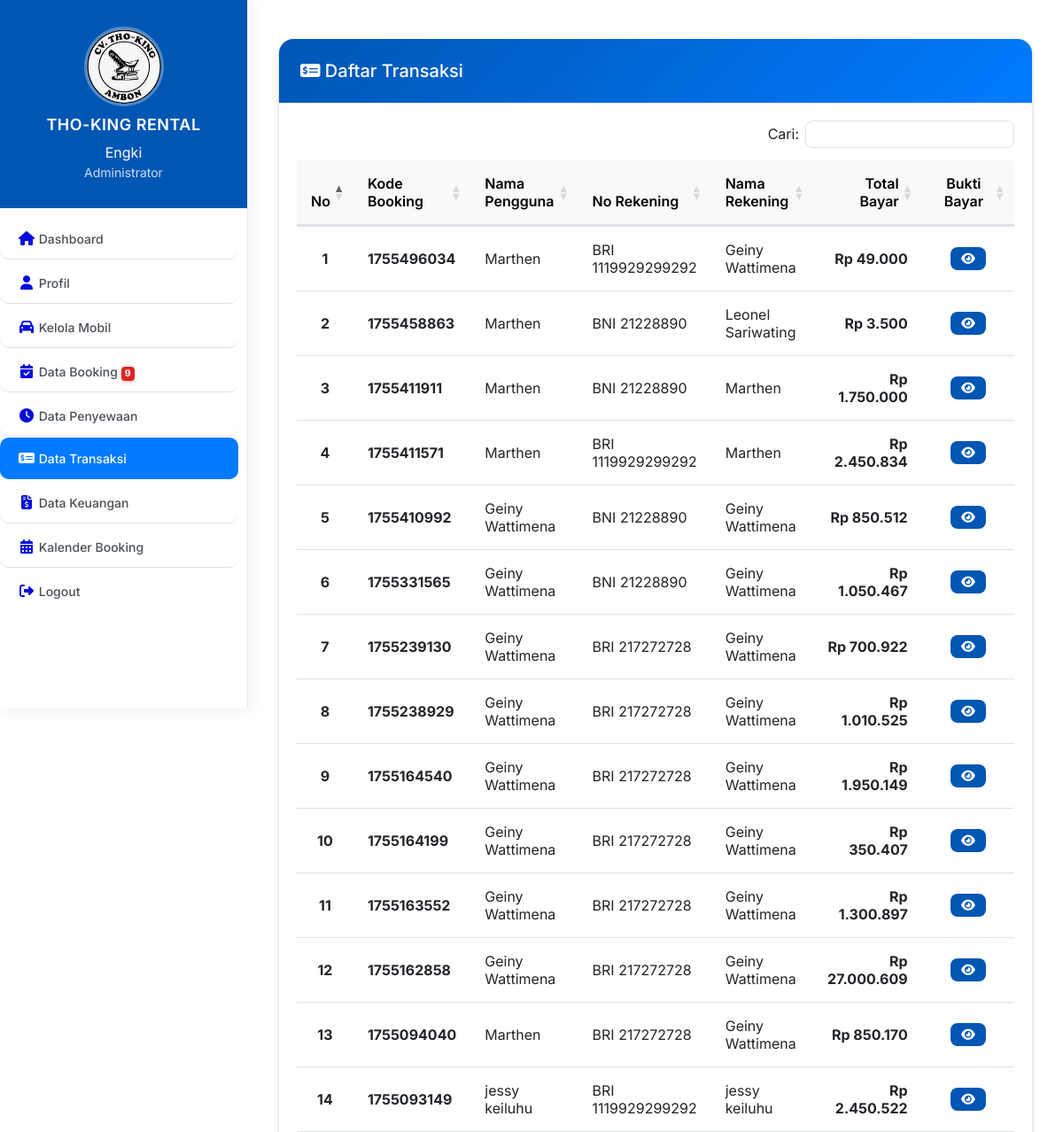
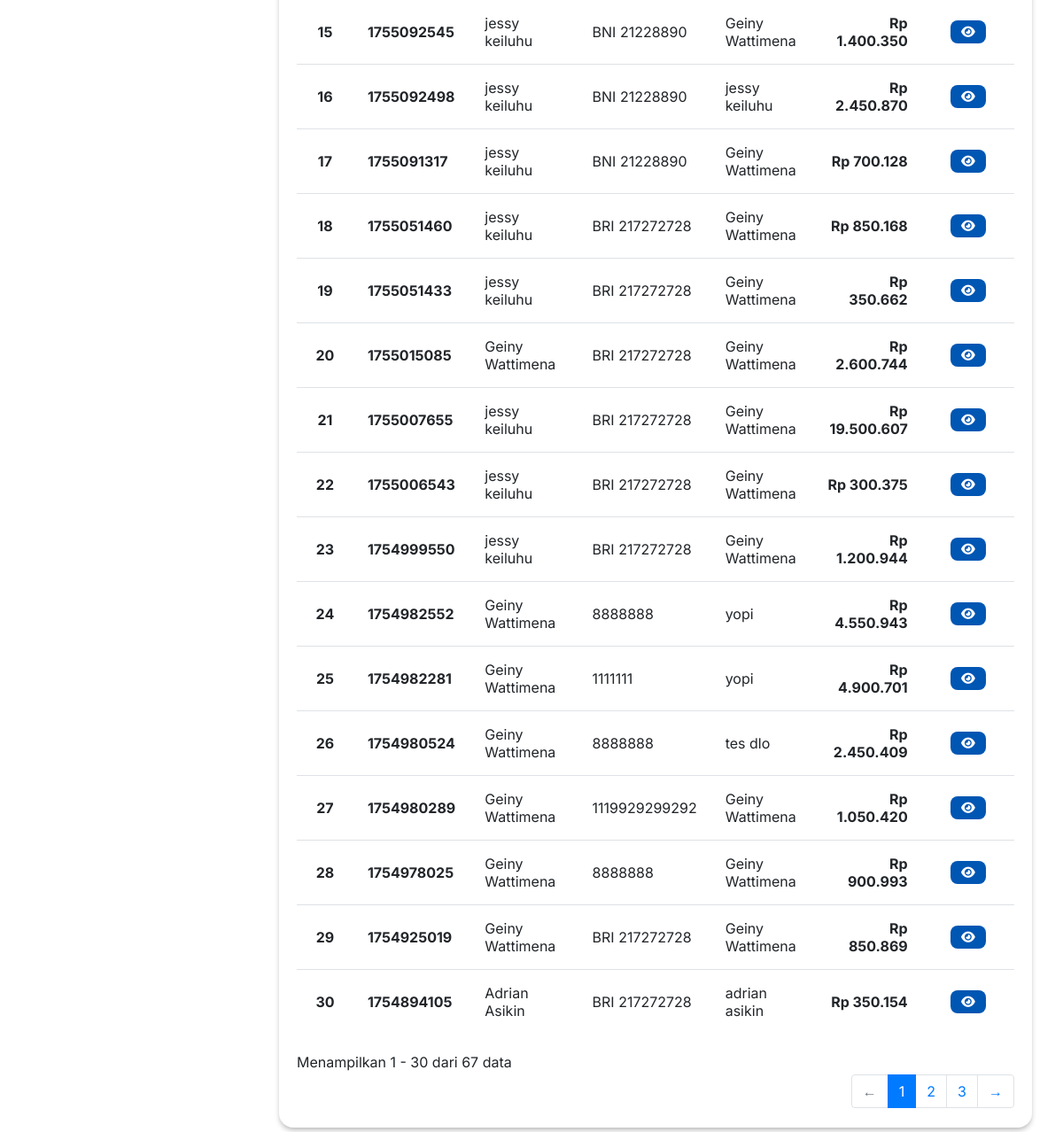
/admin/penyewaan/data_transaksi.php (signed in), run on the app's committed database (2 pictures, top to bottom).
### tables this page shows
CREATE TABLE `pembayaran` (
  `id_pembayaran` int(11) NOT NULL,
  `id_booking` int(11) NOT NULL,
  `no_rekening` varchar(255) NOT NULL,
  `nama_rekening` varchar(255) NOT NULL,
  `bukti_bayar` varchar(255) DEFAULT NULL,
  `nominal` int(255) NOT NULL,
  `tanggal` varchar(255) NOT NULL,
  `status` varchar(50) DEFAULT 'Pending',
  `virtual_account` varchar(255) DEFAULT NULL
);

CREATE TABLE `booking` (
  `id_booking` int(11) NOT NULL,
  `kode_booking` varchar(255) NOT NULL,
  `id_login` int(11) NOT NULL,
  `id_mobil` int(11) DEFAULT NULL,
  `ktp` varchar(255) NOT NULL,
  `nama` varchar(255) NOT NULL,
  `alamat` varchar(255) NOT NULL,
  `no_tlp` varchar(15) NOT NULL,
  `tanggal` varchar(255) NOT NULL,
  `lama_sewa` int(11) NOT NULL,
  `waktu_sewa` varchar(50) DEFAULT NULL,
  `metode_pengambilan` enum('diantar','ambil_sendiri') NOT NULL,
  `total_harga` int(11) NOT NULL,
  `konfirmasi_pembayaran` varchar(255) NOT NULL,
  `status_admin` enum('belum_dibaca','dibaca') DEFAULT 'belum_dibaca',
  `tgl_input` varchar(255) NOT NULL,
  `bukti_transfer` varchar(255) NOT NULL,
  `created_at` datetime NOT NULL DEFAULT current_timestamp(),
  `updated_at` datetime DEFAULT NULL ON UPDATE current_timestamp()
);

### admin/penyewaan/data_transaksi.php (the view, shortened to what this page needs)
<?php
require __DIR__ . '/../../koneksi/koneksi.php';
$data = $koneksi->query("
    SELECT p.*, b.kode_booking, b.total_harga, l.nama_pengguna
    FROM pembayaran p
    JOIN booking b ON p.id_booking = b.id_booking
    JOIN login l ON b.id_login = l.id_login
    ORDER BY p.id_pembayaran DESC
")->fetchAll(PDO::FETCH_ASSOC);
include '../layouts/sidebar_admin.php';
?>
<!DOCTYPE html>
<html lang="id">
<head>
    <link rel="stylesheet" href="https://stackpath.bootstrapcdn.com/bootstrap/4.5.2/css/bootstrap.min.css">
    <link href="https://cdn.jsdelivr.net/npm/bootstrap@4.6.2/dist/css/bootstrap.min.css" rel="stylesheet">
    <link href="https://cdnjs.cloudflare.com/ajax/libs/font-awesome/6.5.0/css/all.min.css" rel="stylesheet">
    <link rel="stylesheet" href="https://cdn.datatables.net/1.13.6/css/dataTables.bootstrap4.min.css">
    <link rel="stylesheet" href="https://cdn.datatables.net/buttons/2.4.2/css/buttons.bootstrap4.min.css">
    <link rel="stylesheet" href="https://cdn.datatables.net/responsive/2.5.0/css/responsive.bootstrap4.min.css">
</head>
<body>
<div id="main">
    <div class="container-fluid mt-4">
        <div class="card">
            <div class="card-header d-flex justify-content-between align-items-center">
                <h5 class="mb-0"><i class="fas fa-money-check-alt"></i> Daftar Transaksi</h5>
            </div>
            <div class="card-body">
                <div class="table-responsive">
                    <table id="tabelKonfirmasi" class="table table-hover" style="width:100%">
                        <thead>
                            <tr>
                                <th class="text-center">No</th>
                                <th>Kode Booking</th>
                                <th>Nama Pengguna</th>
                                <th>No Rekening</th>
                                <th>Nama Rekening</th>
                                <th class="text-right">Total Bayar</th>
                                <th class="text-center">Bukti Bayar</th>
                            </tr>
                        </thead>
                        <tbody>
                            <?php if ($data): ?>
                                <?php foreach ($data as $i => $row): ?>
                                    <tr>
                                        <td class="text-center font-weight-bold"><?= $i+1; ?></td>
                                        <td><strong><?= htmlspecialchars($row['kode_booking']); ?></strong></td>
                                        <td><?= htmlspecialchars($row['nama_pengguna']); ?></td>
                                        <td><?= htmlspecialchars($row['no_rekening']); ?></td>
                                        <td><?= htmlspecialchars($row['nama_rekening']); ?></td>
                                        <td class="text-right font-weight-bold">Rp <?= number_format($row['total_harga'], 0, ',', '.'); ?></td>
                                        <td class="text-center">
                                            <?php if ($row['bukti_bayar']): ?>
                                                <a href="../../assets/bukti_bayar/<?= $row['bukti_bayar']; ?>" target="_blank" class="btn btn-info btn-sm" title="Lihat Bukti">
                                                    <i class="fas fa-eye"></i>
                                                </a>
                                            <?php else: ?>
                                                <span class="badge badge-warning">Belum Upload</span>
                                            <?php endif; ?>
                                        </td>
                                    </tr>
                                <?php endforeach; ?>
                            <?php else: ?>
                                <tr><td colspan="7" class="text-center">Belum ada pembayaran untuk dikonfirmasi.</td></tr>
                            <?php endif; ?>
                        </tbody>
                    </table>
                </div>
            </div>
        </div>
    </div>
</div>
</body>
</html>

### admin/layouts/sidebar_admin.php (style rules this page uses)
#main { flex: 1; padding: 20px; margin-left: 280px; transition: all 0.3s cubic-bezier(0.4, 0, 0.2, 1); }

### admin/penyewaan/data_transaksi.php (style rules this page uses)
body { background-color: #ffffffff; font-family: 'Inter', sans-serif; }
.card { border: none; border-radius: 16px; box-shadow: 0 4px 6px -1px rgba(0, 0, 0, 0.24), 0 2px 4px -1px rgba(0, 0, 0, 0.06); transition: all 0.3s ease; background: #ffffffff; overflow: hidden; }
.card-header { background: linear-gradient(135deg, #0056b3, #007bff); color: white; font-weight: 600; border: none; padding: 1.5rem; }
.table { margin-bottom: 0; }
.table th { background-color: #f8f9fa; border: none; font-weight: 600; color: #000000ff; padding: 1rem; }
.table td { padding: 1rem; vertical-align: middle; }
.btn-sm { padding: 0.375rem 0.75rem; font-size: 0.875rem; border-radius: 8px; }
.btn-info { background: #0056b3; border: none; }

### data on the page
pembayaran: id_booking.kode_booking "1755496034", login.nama_pengguna "Marthen", no_rekening "BRI 1119929299292", nama_rekening "Geiny Wattimena", id_booking.total_harga "49.000"
pembayaran: id_booking.kode_booking "1755458863", login.nama_pengguna "Marthen", no_rekening "BNI 21228890", nama_rekening "Leonel Sariwating", id_booking.total_harga "3.500"
pembayaran: id_booking.kode_booking "1755411911", login.nama_pengguna "Marthen", no_rekening "BNI 21228890", nama_rekening "Marthen", id_booking.total_harga "1.750.000"
pembayaran: id_booking.kode_booking "1755411571", login.nama_pengguna "Marthen", no_rekening "BRI 1119929299292", nama_rekening "Marthen", id_booking.total_harga "2.450.834"
pembayaran: id_booking.kode_booking "1755410992", login.nama_pengguna "Geiny Wattimena", no_rekening "BNI 21228890", nama_rekening "Geiny Wattimena", id_booking.total_harga "850.512"
pembayaran: id_booking.kode_booking "1755331565", login.nama_pengguna "Geiny Wattimena", no_rekening "BNI 21228890", nama_rekening "Geiny Wattimena", id_booking.total_harga "1.050.467"
pembayaran: id_booking.kode_booking "1755239130", login.nama_pengguna "Geiny Wattimena", no_rekening "BRI 217272728", nama_rekening "Geiny Wattimena", id_booking.total_harga "700.922"
pembayaran: id_booking.kode_booking "1755238929", login.nama_pengguna "Geiny Wattimena", no_rekening "BRI 217272728", nama_rekening "Geiny Wattimena", id_booking.total_harga "1.010.525"
pembayaran: id_booking.kode_booking "1755164540", login.nama_pengguna "Geiny Wattimena", no_rekening "BRI 217272728", nama_rekening "Geiny Wattimena", id_booking.total_harga "1.950.149"
pembayaran: id_booking.kode_booking "1755164199", login.nama_pengguna "Geiny Wattimena", no_rekening "BRI 217272728", nama_rekening "Geiny Wattimena", id_booking.total_harga "350.407"
pembayaran: id_booking.kode_booking "1755163552", login.nama_pengguna "Geiny Wattimena", no_rekening "BRI 217272728", nama_rekening "Geiny Wattimena", id_booking.total_harga "1.300.897"
pembayaran: id_booking.kode_booking "1755162858", login.nama_pengguna "Geiny Wattimena", no_rekening "BRI 217272728", nama_rekening "Geiny Wattimena", id_booking.total_harga "27.000.609"
pembayaran: id_booking.kode_booking "1755094040", login.nama_pengguna "Marthen", no_rekening "BRI 217272728", nama_rekening "Geiny Wattimena", id_booking.total_harga "850.170"
pembayaran: id_booking.kode_booking "1755093149", login.nama_pengguna "jessy keiluhu", no_rekening "BRI 1119929299292", nama_rekening "jessy keiluhu", id_booking.total_harga "2.450.522"
pembayaran: id_booking.kode_booking "1755092545", login.nama_pengguna "jessy keiluhu", no_rekening "BNI 21228890", nama_rekening "Geiny Wattimena", id_booking.total_harga "1.400.350"
pembayaran: id_booking.kode_booking "1755092498", login.nama_pengguna "jessy keiluhu", no_rekening "BNI 21228890", nama_rekening "jessy keiluhu", id_booking.total_harga "2.450.870"
pembayaran: id_booking.kode_booking "1755091317", login.nama_pengguna "jessy keiluhu", no_rekening "BNI 21228890", nama_rekening "Geiny Wattimena", id_booking.total_harga "700.128"
pembayaran: id_booking.kode_booking "1755051460", login.nama_pengguna "jessy keiluhu", no_rekening "BRI 217272728", nama_rekening "Geiny Wattimena", id_booking.total_harga "850.168"
pembayaran: id_booking.kode_booking "1755051433", login.nama_pengguna "jessy keiluhu", no_rekening "BRI 217272728", nama_rekening "Geiny Wattimena", id_booking.total_harga "350.662"
pembayaran: id_booking.kode_booking "1755015085", login.nama_pengguna "Geiny Wattimena", no_rekening "BRI 217272728", nama_rekening "Geiny Wattimena", id_booking.total_harga "2.600.744"
pembayaran: id_booking.kode_booking "1755007655", login.nama_pengguna "jessy keiluhu", no_rekening "BRI 217272728", nama_rekening "Geiny Wattimena", id_booking.total_harga "19.500.607"
pembayaran: id_booking.kode_booking "1755006543", login.nama_pengguna "jessy keiluhu", no_rekening "BRI 217272728", nama_rekening "Geiny Wattimena", id_booking.total_harga "300.375"
pembayaran: id_booking.kode_booking "1754999550", login.nama_pengguna "jessy keiluhu", no_rekening "BRI 217272728", nama_rekening "Geiny Wattimena", id_booking.total_harga "1.200.944"
pembayaran: id_booking.kode_booking "1754982552", login.nama_pengguna "Geiny Wattimena", no_rekening "8888888", nama_rekening "yopi", id_booking.total_harga "4.550.943"
pembayaran: id_booking.kode_booking "1754982281", login.nama_pengguna "Geiny Wattimena", no_rekening "1111111", nama_rekening "yopi", id_booking.total_harga "4.900.701"
pembayaran: id_booking.kode_booking "1754980524", login.nama_pengguna "Geiny Wattimena", no_rekening "8888888", nama_rekening "tes dlo", id_booking.total_harga "2.450.409"
pembayaran: id_booking.kode_booking "1754980289", login.nama_pengguna "Geiny Wattimena", no_rekening "1119929299292", nama_rekening "Geiny Wattimena", id_booking.total_harga "1.050.420"
pembayaran: id_booking.kode_booking "1754978025", login.nama_pengguna "Geiny Wattimena", no_rekening "8888888", nama_rekening "Geiny Wattimena", id_booking.total_harga "900.993"
pembayaran: id_booking.kode_booking "1754925019", login.nama_pengguna "Geiny Wattimena", no_rekening "BRI 217272728", nama_rekening "Geiny Wattimena", id_booking.total_harga "850.869"
pembayaran: id_booking.kode_booking "1754894105", login.nama_pengguna "Adrian Asikin", no_rekening "BRI 217272728", nama_rekening "adrian asikin", id_booking.total_harga "350.154"

### other printed values
$_SESSION['USER']['nama_pengguna'] "Engki"
$_SESSION['USER']['role'] "Administrator"
$jumlah_notif_booking "9"
